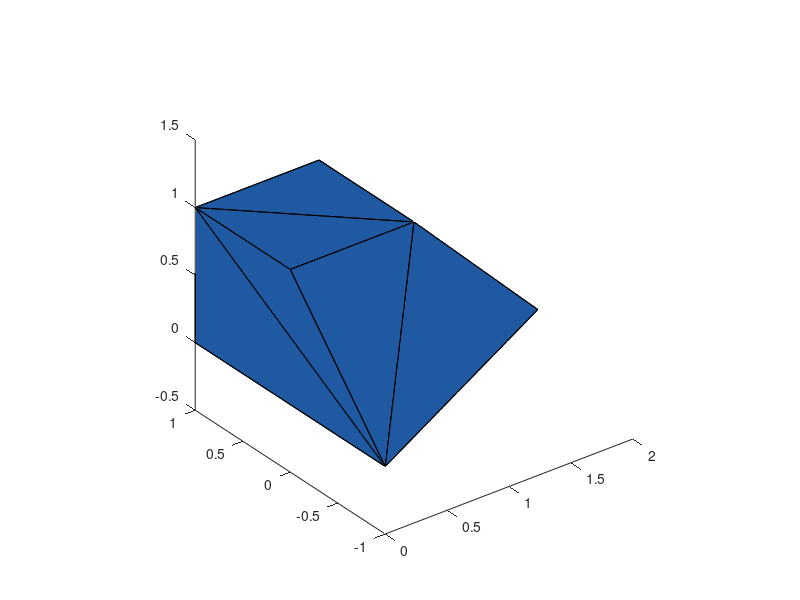

MATLAB code to generate this figure: (Note: this script raises an error after producing the figure.)

Node = [0 0 0; 
        1 0 0; 
        1 1 0; 
        0 1 0; 
        0 0 1; 
        1 0 1; 
        1 1 1; 
        0 1 1;
        2 0 0;
        0 -1 0];
Elem = cell(1); Elem{1} = 1:10;
figure
for elm = 1:size(Elem,1)    
    X = Node(Elem{elm},:); K = convhulln(X); hold on;    
    patch('Faces',K,'Vertices',X,'FaceColor',rand(1,3),'FaceAlpha',1.0);
end
view(3); 
%grid off;
axis equal; 
cameramenu; 
%axis off;